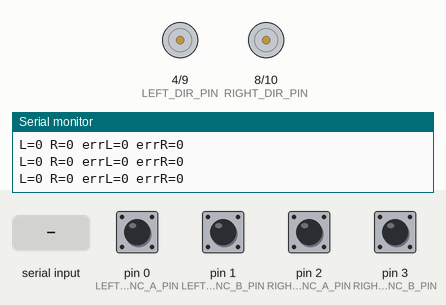
A sketch run on a simulated Arduino Uno, built with avr-gcc and run on an emulated ATmega328P. Parts: direction and speed pins drawn as motors (green arrow = direction pin HIGH = forward, orange = LOW = backward, longer = more drive), the last lines printed to the serial monitor. Inputs (shaded band) come from the test bench; at power-on: pin 0 (LEFT_ENC_A_PIN), pin 1 (LEFT_ENC_B_PIN), pin 2 (RIGHT_ENC_A_PIN), pin 3 (RIGHT_ENC_B_PIN) HIGH.

Above: at 1.2 s.
1.3 s: "l\n" received over Serial
At 2.5 s:
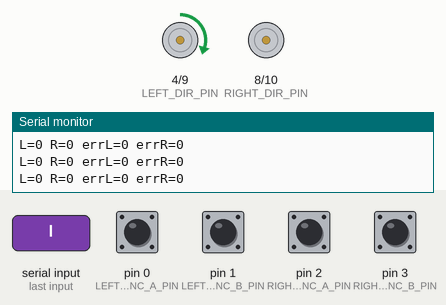
4.3 s: byte 114 ('r') received over Serial
At 4.8 s:
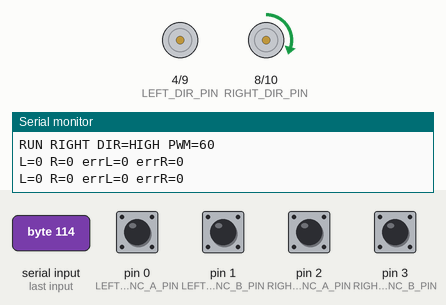
7.3 s: byte 108 ('l') received over Serial
At 8.3 s:
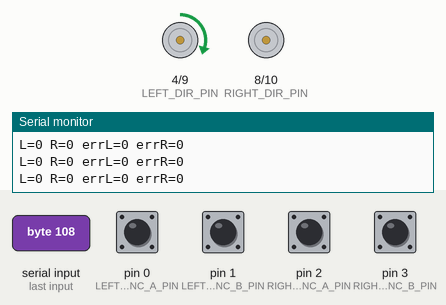
11.8 s: "r\n" received over Serial
At 14.4 s:
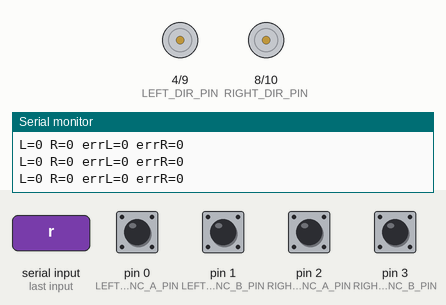
Timing chart, 0 to 15.8 s (numbered marks = the images above; inputs shaded):
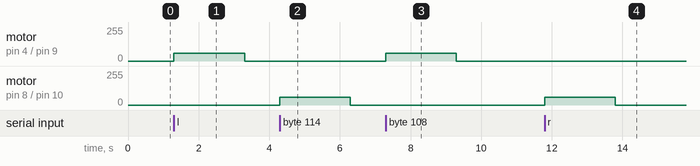

Measured:
- after the input at 1.3 s, motor on pin 4 (LEFT_DIR_PIN) / pin 9 (LEFT_PWM_PIN): stopped → forward 60/255 at once, → stopped 2.0 s later
- after the input at 4.3 s, motor on pin 8 (RIGHT_DIR_PIN) / pin 10 (RIGHT_PWM_PIN): stopped → forward 60/255 at once, → stopped 2.0 s later
- after the input at 7.3 s, motor on pin 4 (LEFT_DIR_PIN) / pin 9 (LEFT_PWM_PIN): stopped → forward 60/255 at once, → stopped 2.0 s later
- after the input at 11.8 s, motor on pin 8 (RIGHT_DIR_PIN) / pin 10 (RIGHT_PWM_PIN): stopped → forward 60/255 at once, → stopped 2.0 s later

The sketch:

motor_encoder_test.ino
```cpp
// motor_encoder_test.ino
// 배선 확인, MOTOR_SIGN / ENC_SIGN 판정, ticks_per_rev 측정을 위한 진단 스케치.
// 한 번 쓰고 버리는 도구라 클래스로 나누지 않는다. 사용 절차: docs/motor_encoder_test.md
//
// 시리얼 명령 (115200 baud, 한 글자):
//   l : 왼쪽 모터를 DIR=HIGH, TEST_PWM으로 RUN_TIME_MS 동안 회전
//   r : 오른쪽 모터를 같은 방식으로 회전
//   z : tick 카운트와 에러 카운트를 0으로 리셋
//   s : 즉시 정지
//   h : 도움말 출력
// 그 외 글자는 안전을 위해 모터를 정지시킨다.

// ---- 핀 배치 (motor_bridge/config.h와 같게) ----
const uint8_t LEFT_PWM_PIN = 9;
const uint8_t LEFT_DIR_PIN = 4;
const uint8_t LEFT_ENC_A_PIN = 0;
const uint8_t LEFT_ENC_B_PIN = 1;
const uint8_t RIGHT_PWM_PIN = 10;
const uint8_t RIGHT_DIR_PIN = 8;
const uint8_t RIGHT_ENC_A_PIN = 2;
const uint8_t RIGHT_ENC_B_PIN = 3;

// ---- 테스트 설정 ----
const unsigned long SERIAL_BAUD = 115200;
const uint8_t TEST_PWM = 60;                // 0~255. 바퀴가 안 돌고 웅웅거리기만 하면 올린다.
const unsigned long RUN_TIME_MS = 2000;
const unsigned long PRINT_PERIOD_MS = 200;  // 5Hz

// 인덱스 = (이전 AB 상태 << 2) | 현재 AB 상태 → tick 증감.
// A, B 두 비트가 동시에 바뀐 경우(펄스를 놓침)는 여기서 0이고, 에러로 따로 센다.
const int8_t QUAD_STEP_TABLE[16] = {
   0, -1, +1,  0,
  +1,  0,  0, -1,
  -1,  0,  0, +1,
   0, +1, -1,  0,
};
const uint8_t BOTH_BITS_CHANGED = 0b11;

volatile long left_ticks = 0;
volatile long right_ticks = 0;
volatile long left_errors = 0;
volatile long right_errors = 0;
volatile uint8_t left_prev_state = 0;
volatile uint8_t right_prev_state = 0;

enum RunningMotor : uint8_t { MOTOR_NONE, MOTOR_LEFT, MOTOR_RIGHT };
RunningMotor running_motor = MOTOR_NONE;
unsigned long run_start_ms = 0;
unsigned long last_print_ms = 0;

uint8_t read_ab_state(uint8_t pin_a, uint8_t pin_b) {
  return (digitalRead(pin_a) << 1) | digitalRead(pin_b);
}

void update_encoder(uint8_t pin_a, uint8_t pin_b, volatile uint8_t &prev_state,
                    volatile long &ticks, volatile long &errors) {
  uint8_t state = read_ab_state(pin_a, pin_b);
  if ((state ^ prev_state) == BOTH_BITS_CHANGED) {
    errors++;
  } else {
    ticks += QUAD_STEP_TABLE[(prev_state << 2) | state];
  }
  prev_state = state;
}

void left_encoder_isr() {
  update_encoder(LEFT_ENC_A_PIN, LEFT_ENC_B_PIN, left_prev_state, left_ticks, left_errors);
}

void right_encoder_isr() {
  update_encoder(RIGHT_ENC_A_PIN, RIGHT_ENC_B_PIN, right_prev_state, right_ticks, right_errors);
}

// 8비트 MCU에서 long(32비트) 읽기는 여러 명령으로 나뉘므로 인터럽트를 막고 읽는다.
long read_atomic(const volatile long &value) {
  noInterrupts();
  long copy = value;
  interrupts();
  return copy;
}

void reset_counts() {
  noInterrupts();
  left_ticks = 0;
  right_ticks = 0;
  left_errors = 0;
  right_errors = 0;
  interrupts();
  Serial.println(F("RESET"));
}

void stop_motors() {
  analogWrite(LEFT_PWM_PIN, 0);
  analogWrite(RIGHT_PWM_PIN, 0);
  if (running_motor != MOTOR_NONE) {
    Serial.println(F("STOP"));
  }
  running_motor = MOTOR_NONE;
}

void start_motor(RunningMotor motor) {
  stop_motors();
  bool is_left = (motor == MOTOR_LEFT);
  digitalWrite(is_left ? LEFT_DIR_PIN : RIGHT_DIR_PIN, HIGH);
  analogWrite(is_left ? LEFT_PWM_PIN : RIGHT_PWM_PIN, TEST_PWM);
  running_motor = motor;
  run_start_ms = millis();
  Serial.print(is_left ? F("RUN LEFT") : F("RUN RIGHT"));
  Serial.print(F(" DIR=HIGH PWM="));
  Serial.println(TEST_PWM);
}

void print_help() {
  Serial.println(F("motor_encoder_test"));
  Serial.println(F("  l: left motor  DIR=HIGH for RUN_TIME_MS"));
  Serial.println(F("  r: right motor DIR=HIGH for RUN_TIME_MS"));
  Serial.println(F("  z: reset counts"));
  Serial.println(F("  s: stop"));
  Serial.println(F("  h: help"));
}

void print_counts() {
  Serial.print(F("L="));
  Serial.print(read_atomic(left_ticks));
  Serial.print(F(" R="));
  Serial.print(read_atomic(right_ticks));
  Serial.print(F(" errL="));
  Serial.print(read_atomic(left_errors));
  Serial.print(F(" errR="));
  Serial.println(read_atomic(right_errors));
}

void handle_serial_commands() {
  while (Serial.available() > 0) {
    char command = Serial.read();
    switch (command) {
      case 'l': start_motor(MOTOR_LEFT); break;
      case 'r': start_motor(MOTOR_RIGHT); break;
      case 'z': reset_counts(); break;
      case 's': stop_motors(); break;
      case 'h': print_help(); break;
      case '\r':
      case '\n':
      case ' ':
        break;
      default:
        stop_motors();
        Serial.println(F("unknown command (h: help)"));
        break;
    }
  }
}

void setup() {
  // 모터 핀을 가장 먼저 안전한 상태(정지)로 만든다.
  pinMode(LEFT_PWM_PIN, OUTPUT);
  pinMode(RIGHT_PWM_PIN, OUTPUT);
  pinMode(LEFT_DIR_PIN, OUTPUT);
  pinMode(RIGHT_DIR_PIN, OUTPUT);
  analogWrite(LEFT_PWM_PIN, 0);
  analogWrite(RIGHT_PWM_PIN, 0);
  digitalWrite(LEFT_DIR_PIN, LOW);
  digitalWrite(RIGHT_DIR_PIN, LOW);

  pinMode(LEFT_ENC_A_PIN, INPUT_PULLUP);
  pinMode(LEFT_ENC_B_PIN, INPUT_PULLUP);
  pinMode(RIGHT_ENC_A_PIN, INPUT_PULLUP);
  pinMode(RIGHT_ENC_B_PIN, INPUT_PULLUP);
  left_prev_state = read_ab_state(LEFT_ENC_A_PIN, LEFT_ENC_B_PIN);
  right_prev_state = read_ab_state(RIGHT_ENC_A_PIN, RIGHT_ENC_B_PIN);
  attachInterrupt(digitalPinToInterrupt(LEFT_ENC_A_PIN), left_encoder_isr, CHANGE);
  attachInterrupt(digitalPinToInterrupt(LEFT_ENC_B_PIN), left_encoder_isr, CHANGE);
  attachInterrupt(digitalPinToInterrupt(RIGHT_ENC_A_PIN), right_encoder_isr, CHANGE);
  attachInterrupt(digitalPinToInterrupt(RIGHT_ENC_B_PIN), right_encoder_isr, CHANGE);

  Serial.begin(SERIAL_BAUD);
  while (!Serial) {
    // 시리얼 모니터가 열릴 때까지 대기 (Leonardo USB 시리얼)
  }
  print_help();
}

void loop() {
  handle_serial_commands();

  unsigned long now_ms = millis();
  if (running_motor != MOTOR_NONE && now_ms - run_start_ms >= RUN_TIME_MS) {
    stop_motors();
  }
  if (now_ms - last_print_ms >= PRINT_PERIOD_MS) {
    last_print_ms = now_ms;
    print_counts();
  }
}
```
